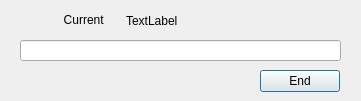
<?xml version="1.0" encoding="UTF-8"?>
<ui version="4.0">
 <class>searchlabel</class>
 <widget class="QDialog" name="searchlabel">
  <property name="geometry">
   <rect>
    <x>0</x>
    <y>0</y>
    <width>361</width>
    <height>101</height>
   </rect>
  </property>
  <property name="windowTitle">
   <string>Dialog</string>
  </property>
  <widget class="QLineEdit" name="lineEdit">
   <property name="geometry">
    <rect>
     <x>20</x>
     <y>40</y>
     <width>321</width>
     <height>21</height>
    </rect>
   </property>
  </widget>
  <widget class="QLabel" name="label">
   <property name="geometry">
    <rect>
     <x>26</x>
     <y>10</y>
     <width>81</width>
     <height>20</height>
    </rect>
   </property>
   <property name="text">
    <string>Current </string>
   </property>
   <property name="alignment">
    <set>Qt::AlignRight|Qt::AlignTrailing|Qt::AlignVCenter</set>
   </property>
  </widget>
  <widget class="QLabel" name="curlabel">
   <property name="geometry">
    <rect>
     <x>126</x>
     <y>10</y>
     <width>221</width>
     <height>21</height>
    </rect>
   </property>
   <property name="text">
    <string>TextLabel</string>
   </property>
  </widget>
  <widget class="QPushButton" name="endButton">
   <property name="geometry">
    <rect>
     <x>260</x>
     <y>70</y>
     <width>80</width>
     <height>22</height>
    </rect>
   </property>
   <property name="text">
    <string>End</string>
   </property>
  </widget>
 </widget>
 <resources/>
 <connections>
  <connection>
   <sender>lineEdit</sender>
   <signal>textChanged(QString)</signal>
   <receiver>curlabel</receiver>
   <slot>setText(QString)</slot>
   <hints>
    <hint type="sourcelabel">
     <x>180</x>
     <y>50</y>
    </hint>
    <hint type="destinationlabel">
     <x>236</x>
     <y>20</y>
    </hint>
   </hints>
  </connection>
  <connection>
   <sender>endButton</sender>
   <signal>pressed()</signal>
   <receiver>searchlabel</receiver>
   <slot>close()</slot>
   <hints>
    <hint type="sourcelabel">
     <x>299</x>
     <y>80</y>
    </hint>
    <hint type="destinationlabel">
     <x>180</x>
     <y>50</y>
    </hint>
   </hints>
  </connection>
 </connections>
</ui>
